Frame 1 (no input): blank canvas, image omitted
Frame 60 (no input): blank canvas, image omitted
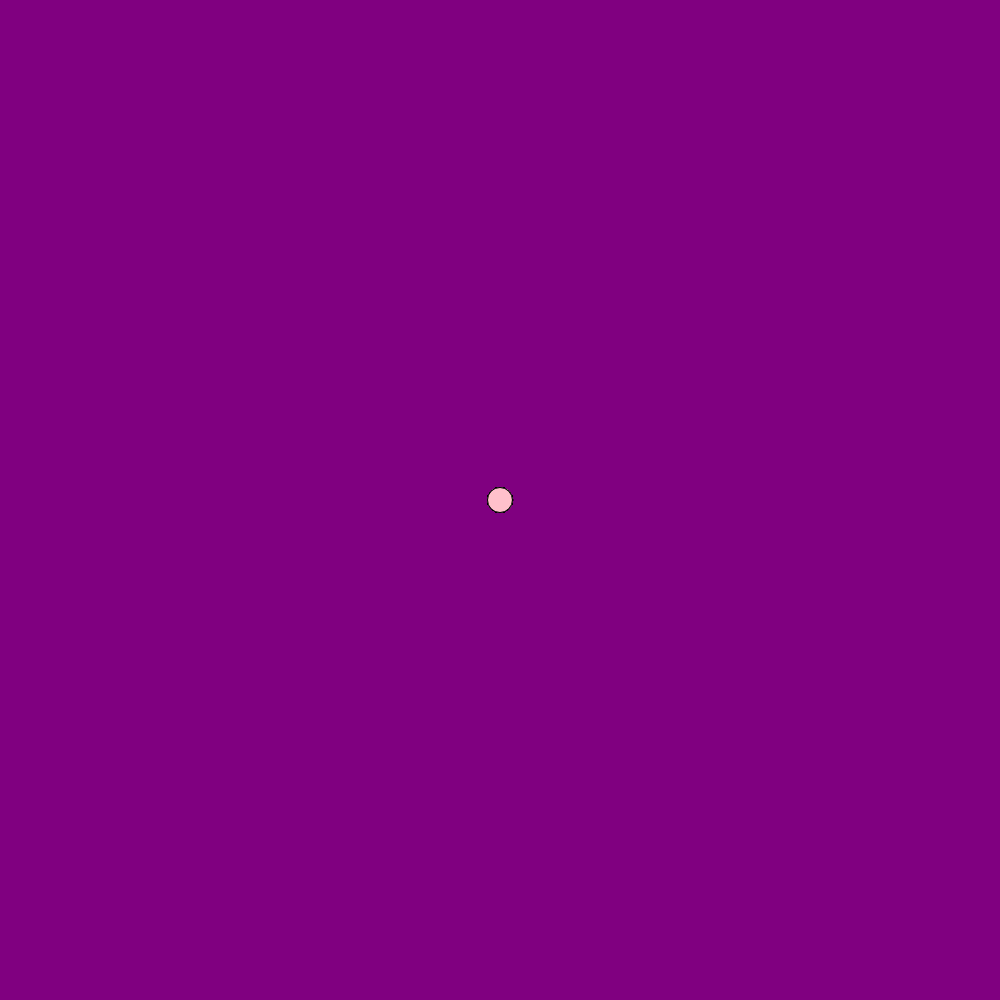
Frame 120 (the mouse pressed at the canvas centre since frame 60)

The p5.js sketch whose frames 1 and 60 were blank and that drew this single picture after the mouse press (run headless with seeded random() and noise() and a simulated clock; from frame 60 on, the mouse is pressed at the canvas centre):

// p5.js sketch
// ── sketch.js
function setup() {
    createCanvas(1000,1000);
    background("purple")
  }
  
  function draw() {
    stroke("black");
    fill (" pink");
    
    if (mouseIsPressed){
      circle (mouseX, mouseY, 25, 40)
    }
    
  }
